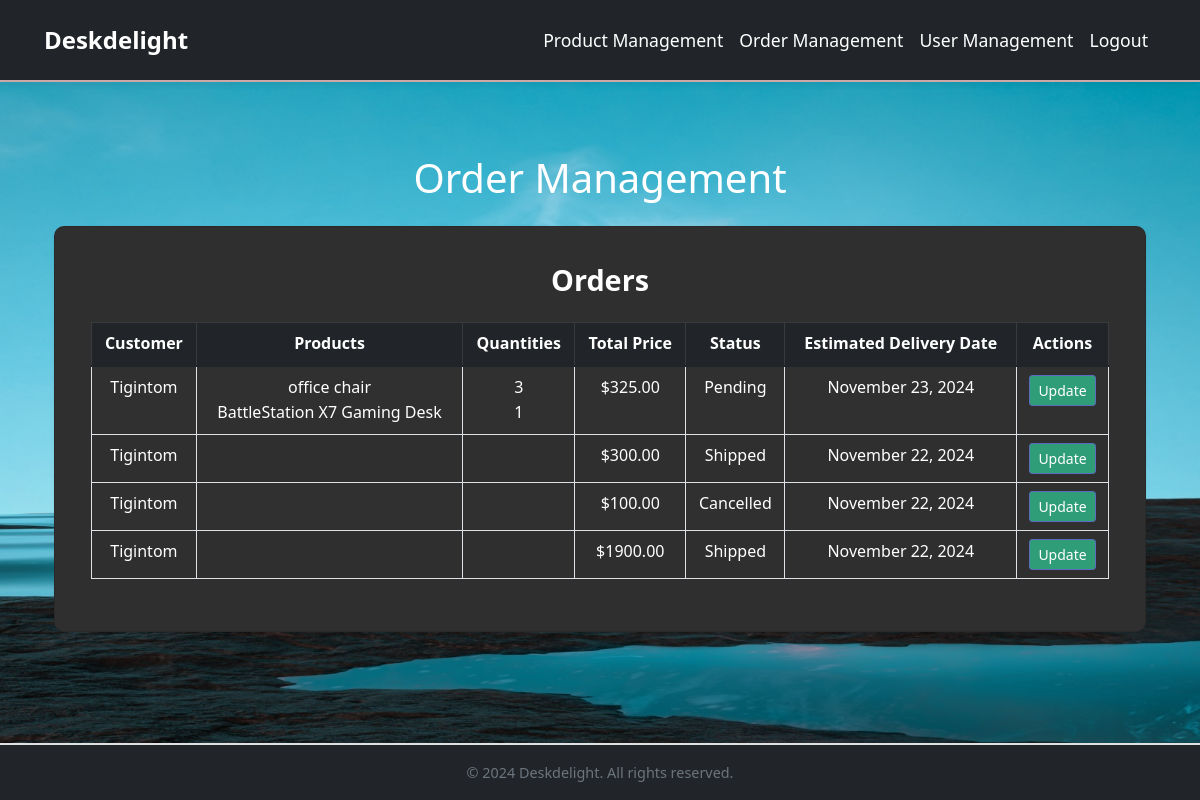
Page /custom_admin/order_management/ (signed in) on the earlier database version.
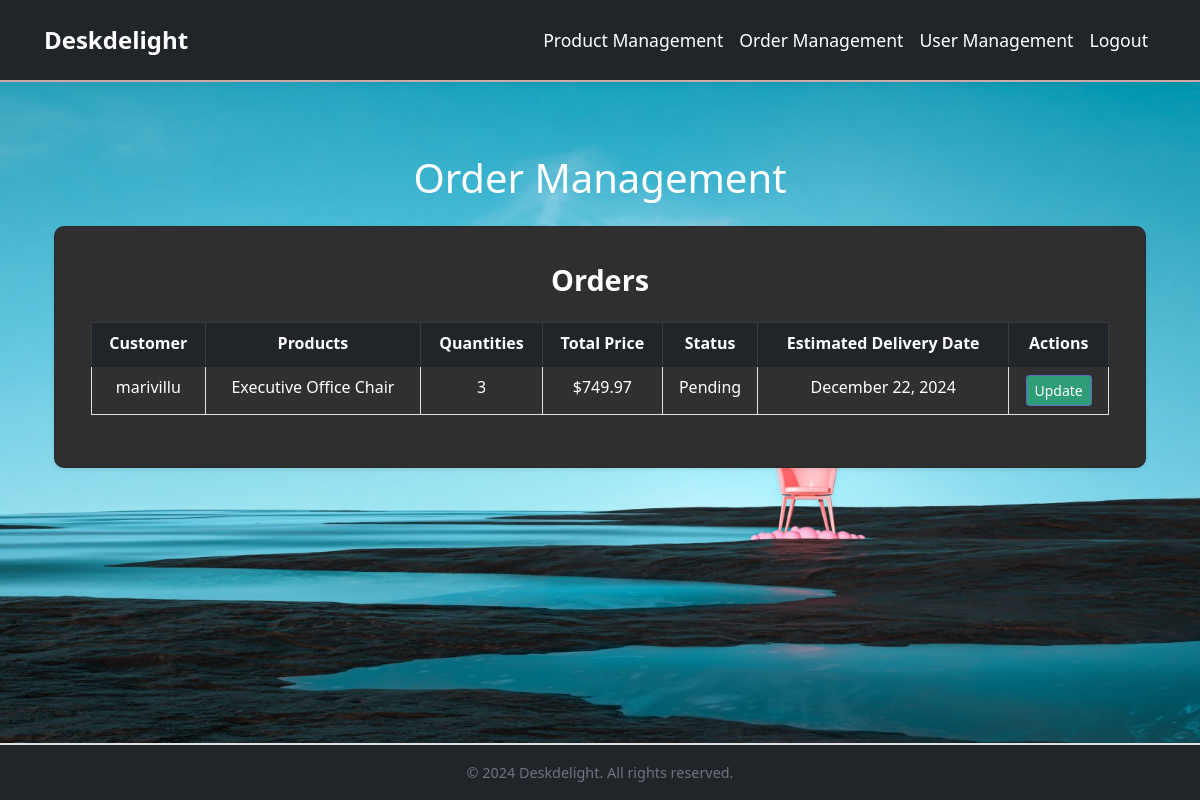
Same page on the later database version.
### myapp/models.py (models this page shows, shortened)
class Order(models.Model):
    customer = models.ForeignKey(settings.AUTH_USER_MODEL, on_delete=models.CASCADE)
    total_price = models.DecimalField(max_digits=10, decimal_places=2)
    status = models.CharField(
        max_length=20,
        choices=[('Pending', 'Pending'), ('Shipped', 'Shipped'), ('Delivered', 'Delivered'), ('Cancelled', 'Cancelled')],
        default='Pending',
    )
    shipping_address = models.TextField()
    phone_number = models.CharField(max_length=15)
    created_at = models.DateTimeField(auto_now_add=True)
    estimated_delivery_date = models.DateField(default=now() + timedelta(days=5))  # Add estimated delivery date

class CustomUser(AbstractUser):
    phone_number = models.CharField(max_length=15, blank=True, null=True)
    address = models.TextField(blank=True, null=True)

class OrderItem(models.Model):
    order = models.ForeignKey(Order, related_name='orderitem_set', on_delete=models.CASCADE)
    product = models.ForeignKey(Product, on_delete=models.CASCADE)
    quantity = models.PositiveIntegerField()
    total_price = models.DecimalField(max_digits=10, decimal_places=2)

class Product(models.Model):
    CATEGORY_CHOICES = [
        ('chair', 'Chair'),
        ('table', 'Table'),
    ]
    name = models.CharField(max_length=255)
    description = models.TextField()
    price = models.DecimalField(max_digits=10, decimal_places=2)
    image = models.ImageField(upload_to='products/', default='products/default.jpg')
    category = models.CharField(
        max_length=50,
        choices=CATEGORY_CHOICES,
        default='chair'
    )
    quantity_available = models.PositiveIntegerField(default=0)  # Track available stock

### myapp/views.py (the view)
# urls.py: path('custom_admin/order_management/', views.admin_order_management, name='admin_order_management'),
@login_required
def admin_order_management(request):
    if not request.user.is_staff:
        messages.error(request, "You are not authorized to view this page.")
        return redirect('admin_login')
    orders = Order.objects.prefetch_related('orderitem_set', 'customer').order_by('-created_at')
    return render(request, 'admin_order_management.html', {'orders': orders})

### templates/admin_order_management.html (shortened to what this page needs)
{% extends 'admin_base.html' %}
{% block content %}
<div class="container mt-5">
    <h1 class="text-center mb-4" style="color: #fff;">Order Management</h1>
    <div class="card shadow-sm" style="background-color: #2f2f2f; border-radius: 10px;">
        <div class="card-body">
            <h4 class="card-title text-center text-white mb-4">Orders</h4>
            <table class="table table-bordered table-striped">
                <thead class="table-dark">
                    <tr>
                        <th class="text-white">Customer</th>
                        <th class="text-white">Products</th>
                        <th class="text-white">Quantities</th>
                        <th class="text-white">Total Price</th>
                        <th class="text-white">Status</th>
                        <th class="text-white">Estimated Delivery Date</th>
                        <th class="text-white">Actions</th>
                    </tr>
                </thead>
                <tbody>
                    {% for order in orders %}
                    <tr>
                        <td class="text-white">{{ order.customer.username }}</td>
                        <td class="text-white">
                            {% for item in order.orderitem_set.all %}
                                {{ item.product.name }}<br>
                            {% endfor %}
                        </td>
                        <td class="text-white">
                            {% for item in order.orderitem_set.all %}
                                {{ item.quantity }}<br>
                            {% endfor %}
                        </td>
                        <td class="text-white">${{ order.total_price }}</td>
                        <td class="text-white">{{ order.status }}</td>
                        <td class="text-white">{{ order.estimated_delivery_date|date:"F d, Y" }}</td>
                        <td>
                            <a href="{% url 'update_order_status' order.id %}" class="btn btn-primary btn-sm">Update</a>
                        </td>
                    </tr>
                    {% empty %}
                    <tr>
                        <td colspan="8" class="text-center text-white">No orders found.</td>
                    </tr>
                    {% endfor %}
                </tbody>
            </table>
        </div>
    </div>
</div>
{% endblock %}

Differences in the rows shown:
removed Order: customer.username "Tigintom", total_price "325.00", status "Pending", estimated_delivery_date "November 23, 2024"
removed OrderItem: product.name "office chair", quantity "3"
removed OrderItem: product.name "BattleStation X7 Gaming Desk", quantity "1"
removed Order: customer.username "Tigintom", total_price "300.00", status "Shipped", estimated_delivery_date "November 22, 2024"
removed Order: customer.username "Tigintom", total_price "100.00", status "Cancelled", estimated_delivery_date "November 22, 2024"
removed Order: customer.username "Tigintom", total_price "1900.00", status "Shipped", estimated_delivery_date "November 22, 2024"
added Order: customer.username "marivillu", total_price "749.97", status "Pending", estimated_delivery_date "December 22, 2024"
added OrderItem: product.name "Executive Office Chair", quantity "3"
